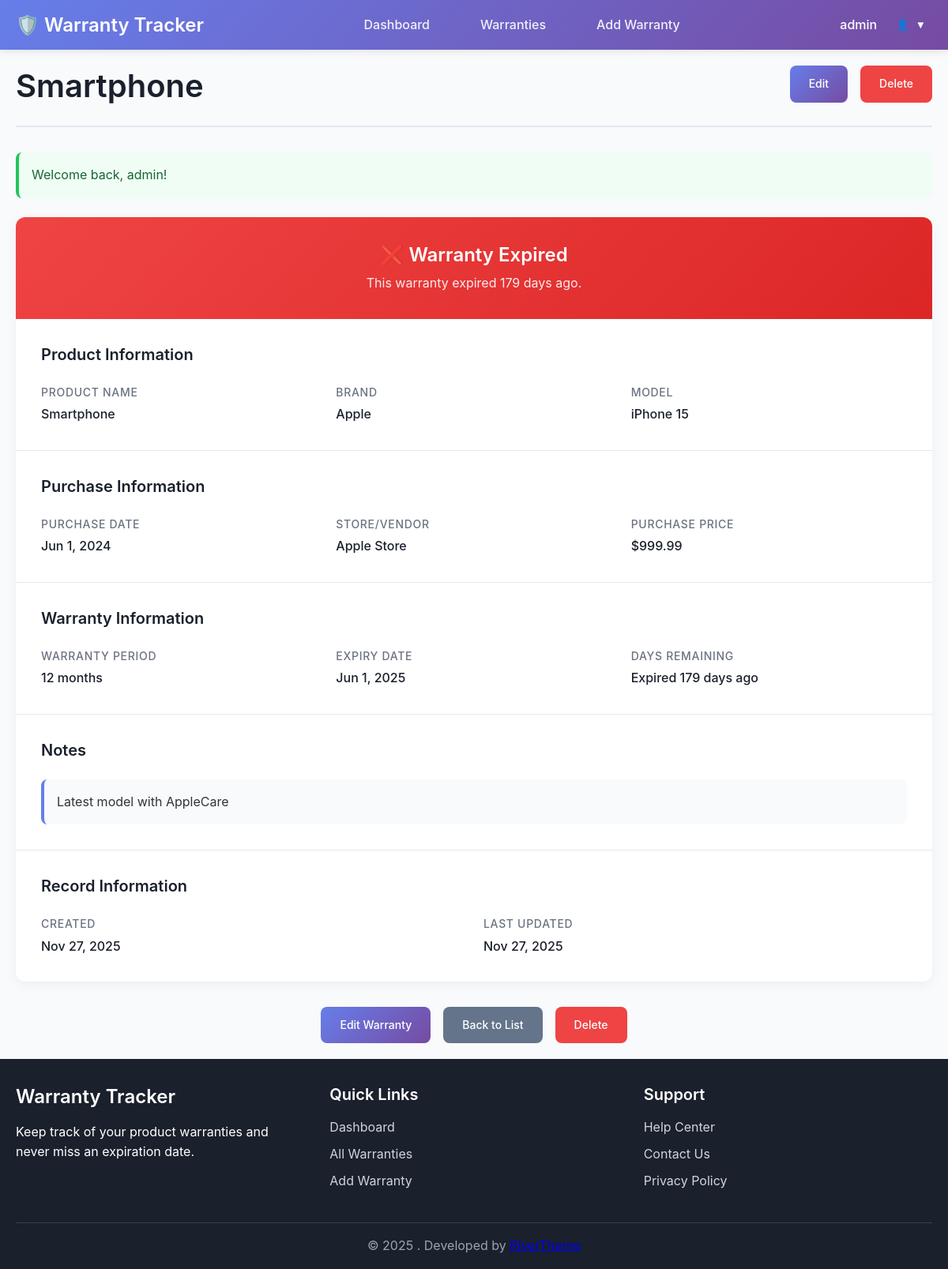
The app's page /pages/warranty-view.php?id=2 (signed in) with its own data.
### tables this page shows
CREATE TABLE IF NOT EXISTS users (
    id INT AUTO_INCREMENT PRIMARY KEY,
    username VARCHAR(50) UNIQUE NOT NULL,
    email VARCHAR(100) UNIQUE NOT NULL,
    password_hash VARCHAR(255) NOT NULL,
    created_at TIMESTAMP DEFAULT CURRENT_TIMESTAMP,
    updated_at TIMESTAMP DEFAULT CURRENT_TIMESTAMP ON UPDATE CURRENT_TIMESTAMP
);

CREATE TABLE IF NOT EXISTS warranties (
    id INT AUTO_INCREMENT PRIMARY KEY,
    user_id INT NOT NULL,
    product_name VARCHAR(255) NOT NULL,
    brand VARCHAR(100),
    model VARCHAR(100),
    purchase_date DATE NOT NULL,
    warranty_period_months INT NOT NULL,
    warranty_expiry_date DATE NOT NULL,
    store_vendor VARCHAR(255),
    purchase_price DECIMAL(10,2),
    receipt_image VARCHAR(255),
    notes TEXT,
    created_at TIMESTAMP DEFAULT CURRENT_TIMESTAMP,
    updated_at TIMESTAMP DEFAULT CURRENT_TIMESTAMP ON UPDATE CURRENT_TIMESTAMP,
    FOREIGN KEY (user_id) REFERENCES users(id) ON DELETE CASCADE,
    INDEX idx_user_id (user_id),
    INDEX idx_expiry_date (warranty_expiry_date),
    INDEX idx_product_name (product_name)
);

### includes/functions.php (called while the page is built, shortened)
<?php
function getCurrentUserId() {
    return $_SESSION['user_id'] ?? null;
}
function getCurrentUser() {
    $pdo = getDBConnection();
    $stmt = $pdo->prepare("SELECT id, username, email, created_at, updated_at FROM users WHERE id = ?");
    $stmt->execute([getCurrentUserId()]);
    return $stmt->fetch();
}
function formatDate($date) {
    return date('M j, Y', strtotime($date));
}
function daysUntilExpiry($expiryDate) {
    try {
        $today = new DateTime();
        $expiry = new DateTime($expiryDate);
        $diff = $today->diff($expiry);
        if ($expiry < $today) {
            return -$diff->days;
        }
        return $diff->days;
    } catch (Exception $e) {
        return null;
    }
}
function getWarrantyStatus($expiryDate) {
    $daysLeft = daysUntilExpiry($expiryDate);
    if ($daysLeft === null) {
        return 'unknown';
    } elseif ($daysLeft < 0) {
        return 'expired';
    } elseif ($daysLeft <= 30) {
        return 'expiring-soon';
    } else {
        return 'active';
    }
}
function getFlashMessages() {
    $messages = $_SESSION['flash'] ?? [];
    return $messages;
}
?>

### pages/warranty-view.php (the view, shortened to what this page needs)
<?php
require_once '../includes/functions.php';
$warrantyId = (int)($_GET['id'] ?? 0);
$userId = getCurrentUserId();
try {
    $pdo = getDBConnection();
    $stmt = $pdo->prepare("SELECT * FROM warranties WHERE id = ? AND user_id = ?");
    $stmt->execute([$warrantyId, $userId]);
    $warranty = $stmt->fetch();
} catch (Exception $e) {
    setFlashMessage('error', 'Failed to load warranty.');
    header('Location: warranties.php');
    exit;
}
$status = getWarrantyStatus($warranty['warranty_expiry_date']);
$daysLeft = daysUntilExpiry($warranty['warranty_expiry_date']);
?>
<!DOCTYPE html>
<html lang="en">
<head>
    <link rel="stylesheet" href="../assets/css/style.css">
</head>
<body>
    <?php include '../includes/header.php'; ?>
    <main class="main-content">
        <div class="container">
            <div class="page-header">
                <h1><?php echo htmlspecialchars($warranty['product_name']); ?></h1>
                <div class="page-actions">
                    <a href="warranty-edit.php?id=<?php echo $warranty['id']; ?>" class="btn btn-primary">Edit</a>
                    <a href="warranty-delete.php?id=<?php echo $warranty['id']; ?>"
                       class="btn btn-danger"
                       onclick="return confirm('Are you sure you want to delete this warranty?')">Delete</a>
                </div>
            </div>
            <?php foreach (getFlashMessages() as $message): ?>
                <div class="alert alert-<?php echo $message['type']; ?>">
                    <?php echo htmlspecialchars($message['message']); ?>
                </div>
            <?php endforeach; ?>
            <div class="warranty-detail-card">
                <div class="warranty-status-banner status-<?php echo $status; ?>">
                    <div class="status-info">
                        <h2 class="status-title">
                            <?php
                            switch ($status) {
                                case 'expired':
                                    echo '❌ Warranty Expired';
                                    break;
                            }
                            ?>
                        </h2>
                        <p class="status-description">
                            <?php if ($status === 'expired'): ?>
                                This warranty expired <?php echo abs($daysLeft); ?> days ago.
                            <?php elseif ($status === 'expiring-soon'): ?>
                                This warranty expires in <?php echo $daysLeft; ?> days.
                            <?php else: ?>
                                This warranty is active for <?php echo $daysLeft; ?> more days.
                            <?php endif; ?>
                        </p>
                    </div>
                </div>
                <div class="detail-section">
                    <h3>Product Information</h3>
                    <div class="detail-grid">
                        <div class="detail-item">
                            <label>Product Name</label>
                            <value><?php echo htmlspecialchars($warranty['product_name']); ?></value>
                        </div>
                        <?php if ($warranty['brand']): ?>
                        <div class="detail-item">
                            <label>Brand</label>
                            <value><?php echo htmlspecialchars($warranty['brand']); ?></value>
                        </div>
                        <?php endif; ?>
                        <?php if ($warranty['model']): ?>
                        <div class="detail-item">
                            <label>Model</label>
                            <value><?php echo htmlspecialchars($warranty['model']); ?></value>
                        </div>
                        <?php endif; ?>
                    </div>
                </div>
                <div class="detail-section">
                    <h3>Purchase Information</h3>
                    <div class="detail-grid">
                        <div class="detail-item">
                            <label>Purchase Date</label>
                            <value><?php echo formatDate($warranty['purchase_date']); ?></value>
                        </div>
                        <?php if ($warranty['store_vendor']): ?>
                        <div class="detail-item">
                            <label>Store/Vendor</label>
                            <value><?php echo htmlspecialchars($warranty['store_vendor']); ?></value>
                        </div>
                        <?php endif; ?>
                        <?php if ($warranty['purchase_price'] > 0): ?>
                        <div class="detail-item">
                            <label>Purchase Price</label>
                            <value>$<?php echo number_format($warranty['purchase_price'], 2); ?></value>
                        </div>
                        <?php endif; ?>
                    </div>
                </div>
                <div class="detail-section">
                    <h3>Warranty Information</h3>
                    <div class="detail-grid">
                        <div class="detail-item">
                            <label>Warranty Period</label>
                            <value><?php echo $warranty['warranty_period_months']; ?> months</value>
                        </div>
                        <div class="detail-item">
                            <label>Expiry Date</label>
                            <value><?php echo formatDate($warranty['warranty_expiry_date']); ?></value>
                        </div>
                        <div class="detail-item">
                            <label>Days Remaining</label>
                            <value>
                                <?php if ($daysLeft < 0): ?>
                                    Expired <?php echo abs($daysLeft); ?> days ago
                                <?php else: ?>
                                    <?php echo $daysLeft; ?> days
                                <?php endif; ?>
                            </value>
                        </div>
                    </div>
                </div>
                <?php if ($warranty['notes']): ?>
                <div class="detail-section">
                    <h3>Notes</h3>
                    <div class="notes-content">
                        <?php echo nl2br(htmlspecialchars($warranty['notes'])); ?>
                    </div>
                </div>
                <?php endif; ?>
                <div class="detail-section">
                    <h3>Record Information</h3>
                    <div class="detail-grid">
                        <div class="detail-item">
                            <label>Created</label>
                            <value><?php echo formatDate($warranty['created_at']); ?></value>
                        </div>
                        <div class="detail-item">
                            <label>Last Updated</label>
                            <value><?php echo formatDate($warranty['updated_at']); ?></value>
                        </div>
                    </div>
                </div>
            </div>
            <div class="detail-actions">
                <a href="warranty-edit.php?id=<?php echo $warranty['id']; ?>" class="btn btn-primary">Edit Warranty</a>
                <a href="warranties.php" class="btn btn-secondary">Back to List</a>
                <a href="warranty-delete.php?id=<?php echo $warranty['id']; ?>"
                   class="btn btn-danger"
                   onclick="return confirm('Are you sure you want to delete this warranty?')">Delete</a>
            </div>
        </div>
    </main>
    <?php include '../includes/footer.php'; ?>
</body>
</html>

### includes/header.php (shortened to what this page needs)
<?php
$currentUser = getCurrentUser();
$currentPage = basename($_SERVER['PHP_SELF']);
?>
<header class="header">
    <div class="container">
        <div class="header-content">
            <div class="logo">
                <a href="dashboard.php">
                    <h2>🛡️ Warranty Tracker</h2>
                </a>
            </div>
            <nav class="nav">
                <ul class="nav-list">
                    <li class="nav-item">
                        <a href="dashboard.php" class="nav-link <?php echo $currentPage === 'dashboard.php' ? 'active' : ''; ?>">
                            Dashboard
                        </a>
                    </li>
                    <li class="nav-item">
                        <a href="warranties.php" class="nav-link <?php echo $currentPage === 'warranties.php' ? 'active' : ''; ?>">
                            Warranties
                        </a>
                    </li>
                    <li class="nav-item">
                        <a href="warranty-add.php" class="nav-link <?php echo $currentPage === 'warranty-add.php' ? 'active' : ''; ?>">
                            Add Warranty
                        </a>
                    </li>
                </ul>
            </nav>
            <div class="user-menu">
                <div class="user-info">
                    <span class="username"><?php echo htmlspecialchars($currentUser['username']); ?></span>
                    <div class="user-dropdown">
                        <button class="user-toggle" onclick="toggleUserMenu()">
                            <span class="user-avatar">👤</span>
                            <span class="dropdown-arrow">▼</span>
                        </button>
                    </div>
                </div>
            </div>
        </div>
    </div>
</header>

### assets/css/style.css (style rules this page uses)
* { margin: 0; padding: 0; box-sizing: border-box; }
html { font-size: 16px; scroll-behavior: smooth; }
body { font-family: -apple-system, BlinkMacSystemFont, 'Segoe UI', Roboto, Oxygen, Ubuntu, Cantarell, sans-serif; line-height: 1.6; color: #333; background-color: #f8fafc; min-height: 100vh; display: flex; flex-direction: column; }
.container { max-width: 1200px; margin: 0 auto; padding: 0 20px; }
.main-content { flex: 1; padding: 20px 0; }
h1, h2, h3, h4, h5, h6 { font-weight: 600; line-height: 1.3; margin-bottom: 0.5em; }
h1 { font-size: 2.5rem; }
h2 { font-size: 2rem; }
h3 { font-size: 1.5rem; }
p { margin-bottom: 1em; }
.header { background: linear-gradient(135deg, #667eea 0%, #764ba2 100%); color: white; box-shadow: 0 2px 10px rgba(0,0,0,0.1); position: sticky; top: 0; z-index: 1000; }
.header-content { display: flex; align-items: center; justify-content: space-between; padding: 1rem 0; }
.logo a { color: white; text-decoration: none; display: flex; align-items: center; gap: 0.5rem; }
.logo h2 { margin: 0; font-size: 1.5rem; }
.nav-list { display: flex; list-style: none; gap: 2rem; align-items: center; }
.nav-link { color: rgba(255,255,255,0.9); text-decoration: none; padding: 0.5rem 1rem; border-radius: 6px; transition: all 0.3s ease; font-weight: 500; }
.user-menu { position: relative; }
.user-info { display: flex; align-items: center; gap: 1rem; }
.username { font-weight: 500; }
.user-toggle { background: none; border: none; color: white; cursor: pointer; display: flex; align-items: center; gap: 0.5rem; padding: 0.5rem; border-radius: 6px; transition: background 0.3s ease; }
.user-dropdown { position: relative; }
.page-header { display: flex; justify-content: space-between; align-items: flex-start; margin-bottom: 2rem; padding-bottom: 1rem; border-bottom: 2px solid #e2e8f0; }
.page-header h1 { color: #1a202c; margin-bottom: 0.5rem; }
.page-actions { display: flex; gap: 1rem; flex-shrink: 0; }
.btn { display: inline-flex; align-items: center; gap: 0.5rem; padding: 0.75rem 1.5rem; border: none; border-radius: 8px; font-size: 0.875rem; font-weight: 500; text-decoration: none; cursor: pointer; transition: all 0.3s ease; text-align: center; white-space: nowrap; }
.btn-primary { background: linear-gradient(135deg, #667eea 0%, #764ba2 100%); color: white; }
.btn-secondary { background: #64748b; color: white; }
.btn-danger { background: #ef4444; color: white; }
.alert { padding: 1rem 1.5rem; border-radius: 8px; margin-bottom: 1.5rem; border-left: 4px solid; }
.alert-success { background: #f0fdf4; color: #166534; border-color: #22c55e; }
.alert { padding: 1rem; border-radius: 8px; margin-bottom: 1.5rem; display: flex; align-items: center; gap: 0.75rem; }
.status-expired { background: #fee2e2; color: #991b1b; }
.warranty-detail-card { background: white; border-radius: 12px; overflow: hidden; box-shadow: 0 4px 15px rgba(0,0,0,0.05); margin-bottom: 2rem; }
.warranty-status-banner { padding: 2rem; text-align: center; color: white; }
.warranty-status-banner.status-expired { background: linear-gradient(135deg, #ef4444, #dc2626); }
.status-title { margin: 0 0 0.5rem 0; font-size: 1.5rem; }
.status-description { margin: 0; opacity: 0.9; }
.detail-section { padding: 2rem; border-bottom: 1px solid #e5e7eb; }
.detail-section:last-child { border-bottom: none; }
.detail-section h3 { color: #1a202c; margin-bottom: 1.5rem; font-size: 1.25rem; }
.detail-grid { display: grid; grid-template-columns: repeat(auto-fit, minmax(250px, 1fr)); gap: 1.5rem; }
.detail-item { display: flex; flex-direction: column; gap: 0.25rem; }
.detail-item label { font-weight: 500; color: #6b7280; font-size: 0.875rem; text-transform: uppercase; letter-spacing: 0.05em; }
.detail-item value { color: #1a202c; font-weight: 500; }
.notes-content { background: #f8fafc; padding: 1rem; border-radius: 8px; border-left: 4px solid #667eea; }
.detail-actions { display: flex; gap: 1rem; justify-content: center; flex-wrap: wrap; }

### records on screen
users: username "admin"
warranties: product_name "Smartphone", warranty_expiry_date "179", brand "Apple", model "iPhone 15", purchase_date "Jun 1, 2024", store_vendor "Apple Store", purchase_price "999.99", warranty_period_months "12", warranty_expiry_date "Jun 1, 2025", notes "Latest model with AppleCare", created_at "Nov 27, 2025", updated_at "Nov 27, 2025"

### other values on screen
$message['message'] "Welcome back, admin!"
